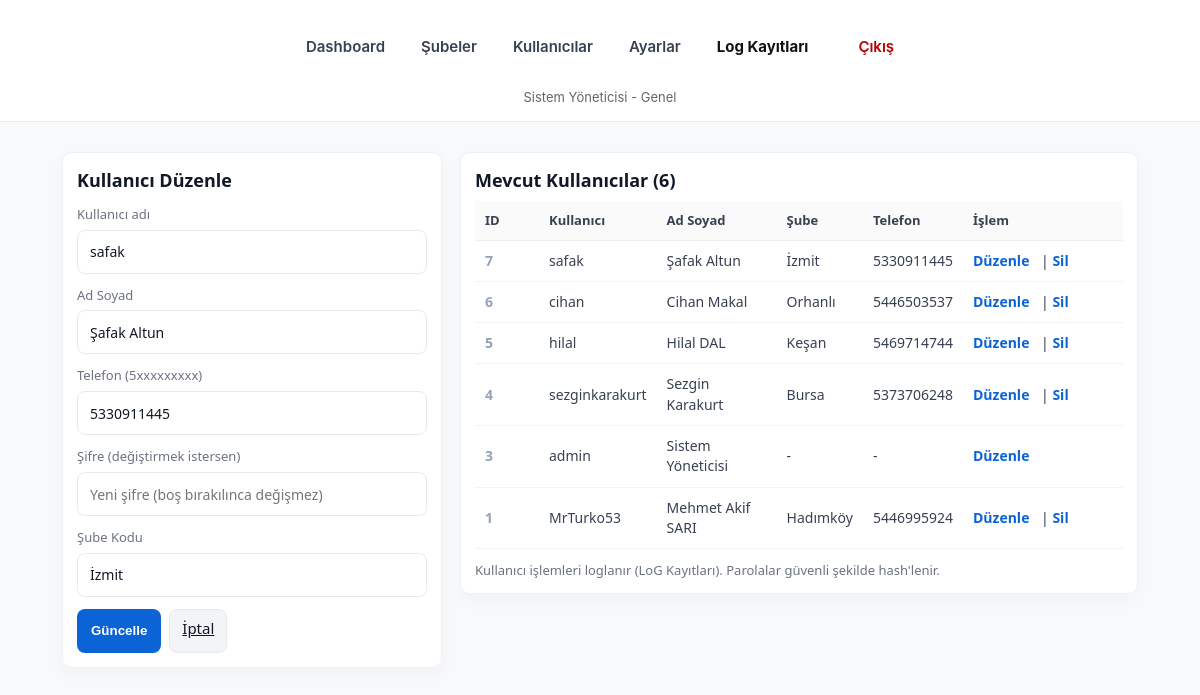
/panel/users.php?edit=7 (signed in), run on the app's committed database.
### tables this page shows
CREATE TABLE `users` (
  `id` int(11) NOT NULL,
  `username` varchar(100) NOT NULL,
  `fullname` varchar(200) DEFAULT NULL,
  `password_hash` varchar(255) NOT NULL,
  `branch_code` char(1) DEFAULT NULL,
  `avatar` varchar(255) DEFAULT NULL,
  `created_at` datetime DEFAULT current_timestamp(),
  `is_admin` tinyint(1) NOT NULL DEFAULT 0,
  `phone` varchar(30) DEFAULT NULL
);

### inc/helpers.php (called while the page is built, shortened)
<?php
$configPathCandidates = [
    __DIR__ . '/../config.php',
    __DIR__ . '/../../config.php',
];
$config = null;
foreach ($configPathCandidates as $p) {
    if (file_exists($p)) {
        $tmp = include $p;
        if (is_array($tmp)) { $config = $tmp; break; }
    }
}
function base_url() {
    global $config;
    $b = $config['base_url'] ?? '';
    $b = trim((string)$b);
    return rtrim($b, '/');
}
function asset($path) {
    $path = (string)$path;
    $path = trim($path);
    $b = base_url();
    if ($path[0] === '/') {
        return ($b === '') ? $path : $b . $path;
    }
    return ($b === '') ? '/' . ltrim($path, '/') : $b . '/' . ltrim($path, '/');
}
?>

### config.php (called while the page is built)
<?php
return [
    'db_host' => 'localhost',
    'db_name' => 'sirtkoyu_pnl',
    'db_user' => 'sirtkoyu_pnl',
    'db_pass' => 'UrouesQAqbOzgxa7',
    'base_url' => '/pnl2',
];

### inc/auth.php (called while the page is built, shortened)
<?php
function current_user() {
    return $_SESSION['user'] ?? null;
}
function is_admin() {
    $u = current_user();
    return $u && !empty($u['is_admin']);
}

### panel/users.php (the view, shortened to what this page needs)
<?php
require_once __DIR__ . '/../inc/auth.php';
require_once __DIR__ . '/../inc/helpers.php';
$db = db_connect();
$branches = ['1'=>'Bursa','2'=>'İzmit','3'=>'Orhanlı','4'=>'Hadımköy','5'=>'Keşan'];
$editUser = null;
if (isset($_GET['edit'])) {
    $eid = (int)$_GET['edit'];
    $stmt = $db->prepare("SELECT id, username, fullname, phone, branch_code FROM users WHERE id = :id LIMIT 1");
    $stmt->execute([':id'=>$eid]);
    $editUser = $stmt->fetch(PDO::FETCH_ASSOC) ?: null;
}
$users = $db->query("SELECT id, username, fullname, branch_code, phone FROM users ORDER BY id DESC")->fetchAll(PDO::FETCH_ASSOC);
?>
<!doctype html>
<html lang="tr">
<head>
  <?php require_once __DIR__ . '/../inc/head.php'; ?>
  <link rel="stylesheet" href="<?php echo asset('/assets/css/panel-users.css'); ?>">
</head>
<body>
  <?php require_once __DIR__ . '/header.php'; ?>
  <main class="users-page">
    <div class="users-grid">
      <div class="card">
        <?php if ($editUser): ?>
          <h2>Kullanıcı Düzenle</h2>
          <form method="post" novalidate>
            <label>Kullanıcı adı</label>
            <input name="username" required value="<?php echo htmlspecialchars($editUser['username']); ?>">
            <label>Ad Soyad</label>
            <input name="fullname" value="<?php echo htmlspecialchars($editUser['fullname']); ?>">
            <label>Telefon (5xxxxxxxxx)</label>
            <input name="phone" value="<?php echo htmlspecialchars($editUser['phone'] ?? ''); ?>" placeholder="5xxxxxxxxx">
            <label>Şifre (değiştirmek istersen)</label>
            <input type="password" name="password" placeholder="Yeni şifre (boş bırakılınca değişmez)">
            <label>Şube Kodu</label>
            <select name="branch_code">
              <?php foreach($branches as $k=>$v): ?>
                <option value="<?php echo $k; ?>" <?php echo ($editUser['branch_code'] == $k) ? 'selected' : ''; ?>><?php echo htmlspecialchars($v); ?></option>
              <?php endforeach; ?>
            </select>
            <div class="form-actions">
              <button class="btn-primary" type="submit">Güncelle</button>
              <a class="btn-secondary" href="users.php">İptal</a>
            </div>
          </form>
        <?php endif; ?>
      </div>
      <div class="card">
        <h2>Mevcut Kullanıcılar (<?php echo count($users); ?>)</h2>
        <div style="overflow:auto; max-height:640px; margin-top:8px;">
          <table class="users-table" role="table">
            <thead>
              <tr>
                <th style="width:64px">ID</th>
                <th>Kullanıcı</th>
                <th>Ad Soyad</th>
                <th>Şube</th>
                <th>Telefon</th>
                <th style="width:160px">İşlem</th>
              </tr>
            </thead>
            <tbody>
              <?php foreach($users as $u): ?>
                <tr>
                  <td><?php echo (int)$u['id']; ?></td>
                  <td><?php echo htmlspecialchars($u['username']); ?></td>
                  <td><?php echo htmlspecialchars($u['fullname']); ?></td>
                  <td><?php echo htmlspecialchars($branches[$u['branch_code']] ?? '-'); ?></td>
                  <td><?php echo htmlspecialchars($u['phone'] ?? '-'); ?></td>
                  <td class="action-links">
                    <a href="?edit=<?php echo (int)$u['id']; ?>">Düzenle</a>
                    <?php if ($u['id'] !== ($_SESSION['user']['id'] ?? 0)): ?>
                      | <a href="?delete=<?php echo (int)$u['id']; ?>" onclick="return confirm('Silinsin mi?')">Sil</a>
                    <?php else: ?>
                    <?php endif; ?>
                  </td>
                </tr>
              <?php endforeach; ?>
            </tbody>
          </table>
        </div>
        <div class="small-note" style="margin-top:12px">Kullanıcı işlemleri loglanır (LoG Kayıtları). Parolalar güvenli şekilde hash'lenir.</div>
      </div>
    </div>
  </main>
</body>
</html>

### panel/header.php
<?php
require_once __DIR__ . '/../inc/auth.php';
$user = current_user();
?>
<header style="text-align:center;padding:14px;border-bottom:1px solid #eee;background:#fff">
  <nav style="display:flex;justify-content:center;gap:12px;align-items:center;flex-wrap:wrap">
    <a href="dashboard.php">Dashboard</a>
    <a href="branches.php">Şubeler</a>
    <?php if (is_admin()): ?>
      <a href="users.php">Kullanıcılar</a>
      <a href="settings.php">Ayarlar</a>
      <a href="logs.php" style="font-weight:700;color:#111;">Log Kayıtları</a>
    <?php endif; ?>
    <a href="logout.php" style="margin-left:14px;color:#b00">Çıkış</a>
  </nav>
  <div style="margin-top:8px;color:#666;font-size:13px">
    <?php if ($user): ?>
      <?php echo htmlspecialchars($user['fullname'] ?? $user['username']); ?> - <?php echo htmlspecialchars($user['branch_code'] ? ('Şube: ' . $user['branch_code']) : 'Genel'); ?>
    <?php endif; ?>
  </div>
</header>

### assets/css/style.css (style rules this page uses)
:root { --bg: #f5f7fb; --card: #ffffff; --accent: #0b63d6; --muted: #6b7280; --success: #16a34a; --danger: #dc2626; --border: #e6e9ee; }
* { box-sizing:border-box }
html,body { height:100%;margin:0;font-family:Inter, system-ui, -apple-system, "Segoe UI", Roboto, "Helvetica Neue", Arial, "Noto Sans", sans-serif; }
body { background:var(--bg);color:#111827;-webkit-font-smoothing:antialiased;-moz-osx-font-smoothing:grayscale;line-height:1.45;font-size:15px }
label { display:block;font-size:13px;color:var(--muted);margin-top:12px;margin-bottom:6px }
input[type="text"], input[type="file"], input[type="password"], textarea, select { width:100%; padding:10px 12px; border:1px solid var(--border); border-radius:8px; background:#fff; font-size:14px; color:#111827; transition:box-shadow .12s ease, border-color .12s ease; }
.btn-primary { display:inline-block; padding:10px 18px; background:var(--accent); color:#fff; border:none; border-radius:8px; cursor:pointer; font-weight:600; transition:all .12s ease; }
.btn-secondary { padding:8px 14px;background:#f3f4f6;border-radius:8px;border:1px solid var(--border);color:#111827; }
header { background:#fff;border-bottom:1px solid var(--border) }
header nav { display:flex;justify-content:center;gap:12px;padding:14px 8px;align-items:center;flex-wrap:wrap }
header nav a { color:#374151;text-decoration:none;padding:8px 12px;border-radius:8px;font-weight:600 }
table { width:100%;border-collapse:collapse }
table th, table td { padding:10px;border-bottom:1px solid #eee;vertical-align:middle }

### assets/css/panel-users.css (style rules this page uses)
:root { --bg: #f7f9fb; --card-bg: #ffffff; --accent: #0b63d6; --muted: #6b7280; --border: #e6e9ee; --shadow: 0 6px 18px rgba(16,24,40,0.03); }
.users-page { max-width: 1100px; margin: 18px auto; padding: 12px; font-family: system-ui, -apple-system, "Segoe UI", Roboto, "Helvetica Neue", Arial, "Noto Sans", sans-serif; color: #0f172a; background: transparent; }
.users-page h2 { font-size: 18px; margin: 0 0 10px 0; font-weight: 600; color: #111827; }
.users-grid { display: grid; grid-template-columns: 380px 1fr; gap: 18px; align-items: start; }
.card { background: var(--card-bg); border-radius: 10px; border: 1px solid var(--border); box-shadow: var(--shadow); padding: 14px; }
.small-note { font-size: 13px; color: var(--muted); margin-top: 10px; line-height: 1.4; }
.card input[type="text"], .card input[type="tel"], .card input[type="email"], .card input[type="number"], .card input[type="password"], .card input:not([type]), .card select, .card textarea { -webkit-appearance: none; -moz-appearance: none; appearance: none; box-sizing: border-box; width: 100%; min-height: 44px; height: 44px; padding: 10px 12px; border: 1px solid var(--border); border-radius: 8px; background: #fff; font-size: 14px; color: #111827; line-height: 1.2; transition: box-shadow .12s ease, border-color .12s ease; }
.card label { display: block; margin-top: 12px; margin-bottom: 6px; color: var(--muted); font-size: 13px; }
.card input[type="text"], .card input[type="password"], .card input:not([type]) { padding-right: 44px; }
.form-actions { margin-top: 12px; display: flex; gap: 8px; align-items: center; }
.btn-primary { background: var(--accent); color: #fff; padding: 9px 14px; border-radius: 8px; border: none; font-weight: 700; height: 44px; cursor: pointer; }
.btn-secondary { background: #f3f4f6; color: #0f172a; padding: 8px 12px; border-radius: 8px; border: 1px solid var(--border); height: 44px; cursor: pointer; }
.users-table { width: 100%; border-collapse: collapse; font-size: 14px; }
.users-table thead th { text-align: left; padding: 12px; background: #fbfdff; border-bottom: 1px solid #eef2f7; color: #374151; font-weight: 700; font-size: 13px; }
.users-table tbody td { padding: 12px; border-bottom: 1px solid #f3f4f6; color: #334155; vertical-align: middle; }
.users-table td:first-child { width: 64px; color: #94a3b8; font-weight: 600; }
.action-links a, .users-table a { color: var(--accent); text-decoration: none; margin-right: 8px; font-weight: 600; }
.card .small-note { margin-top: 12px; }
.users-page .card { padding: 14px; }
.users-page input, .users-page select, .users-page textarea { font-family: inherit; }

### data on the page
users: fullname "Sistem Yöneticisi", branch_code "Genel", id "3", username "admin", branch_code "-", phone "-"
users: username "safak", fullname "Şafak Altun", phone "5330911445", branch_code "İzmit", id "7"
users: id "6", username "cihan", fullname "Cihan Makal", branch_code "Orhanlı", phone "5446503537"
users: id "5", username "hilal", fullname "Hilal DAL", branch_code "Keşan", phone "5469714744"
users: id "4", username "sezginkarakurt", fullname "Sezgin Karakurt", branch_code "Bursa", phone "5373706248"
users: id "1", username "MrTurko53", fullname "Mehmet Akif SARI", branch_code "Hadımköy", phone "5446995924"

### other printed values
count($users) "6"
